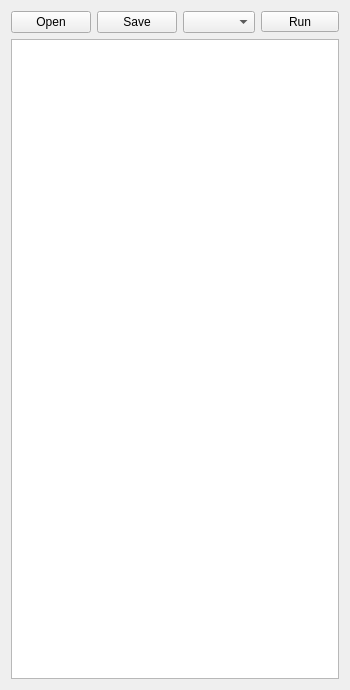
<?xml version="1.0" encoding="UTF-8"?>
<ui version="4.0">
 <class>ScriptDock</class>
 <widget class="QWidget" name="ScriptDock">
  <property name="geometry">
   <rect>
    <x>0</x>
    <y>0</y>
    <width>350</width>
    <height>690</height>
   </rect>
  </property>
  <property name="sizePolicy">
   <sizepolicy hsizetype="Preferred" vsizetype="Preferred">
    <horstretch>0</horstretch>
    <verstretch>0</verstretch>
   </sizepolicy>
  </property>
  <property name="windowTitle">
   <string>Script Dock</string>
  </property>
  <layout class="QVBoxLayout" name="verticalLayout">
   <item>
    <layout class="QHBoxLayout" name="horizontalLayout">
     <item>
      <widget class="QPushButton" name="open">
       <property name="text">
        <string>Open</string>
       </property>
      </widget>
     </item>
     <item>
      <widget class="QPushButton" name="save">
       <property name="text">
        <string>Save</string>
       </property>
      </widget>
     </item>
     <item>
      <widget class="QComboBox" name="language">
       <property name="sizePolicy">
        <sizepolicy hsizetype="Fixed" vsizetype="Fixed">
         <horstretch>0</horstretch>
         <verstretch>0</verstretch>
        </sizepolicy>
       </property>
       <property name="toolTip">
        <string>Script language</string>
       </property>
      </widget>
     </item>
     <item>
      <widget class="QToolButton" name="luaRun">
       <property name="sizePolicy">
        <sizepolicy hsizetype="Expanding" vsizetype="Fixed">
         <horstretch>0</horstretch>
         <verstretch>0</verstretch>
        </sizepolicy>
       </property>
       <property name="text">
        <string>Run</string>
       </property>
      </widget>
     </item>
    </layout>
   </item>
   <item>
    <widget class="QPlainTextEdit" name="luaInput"/>
   </item>
  </layout>
 </widget>
 <resources/>
 <connections/>
</ui>
